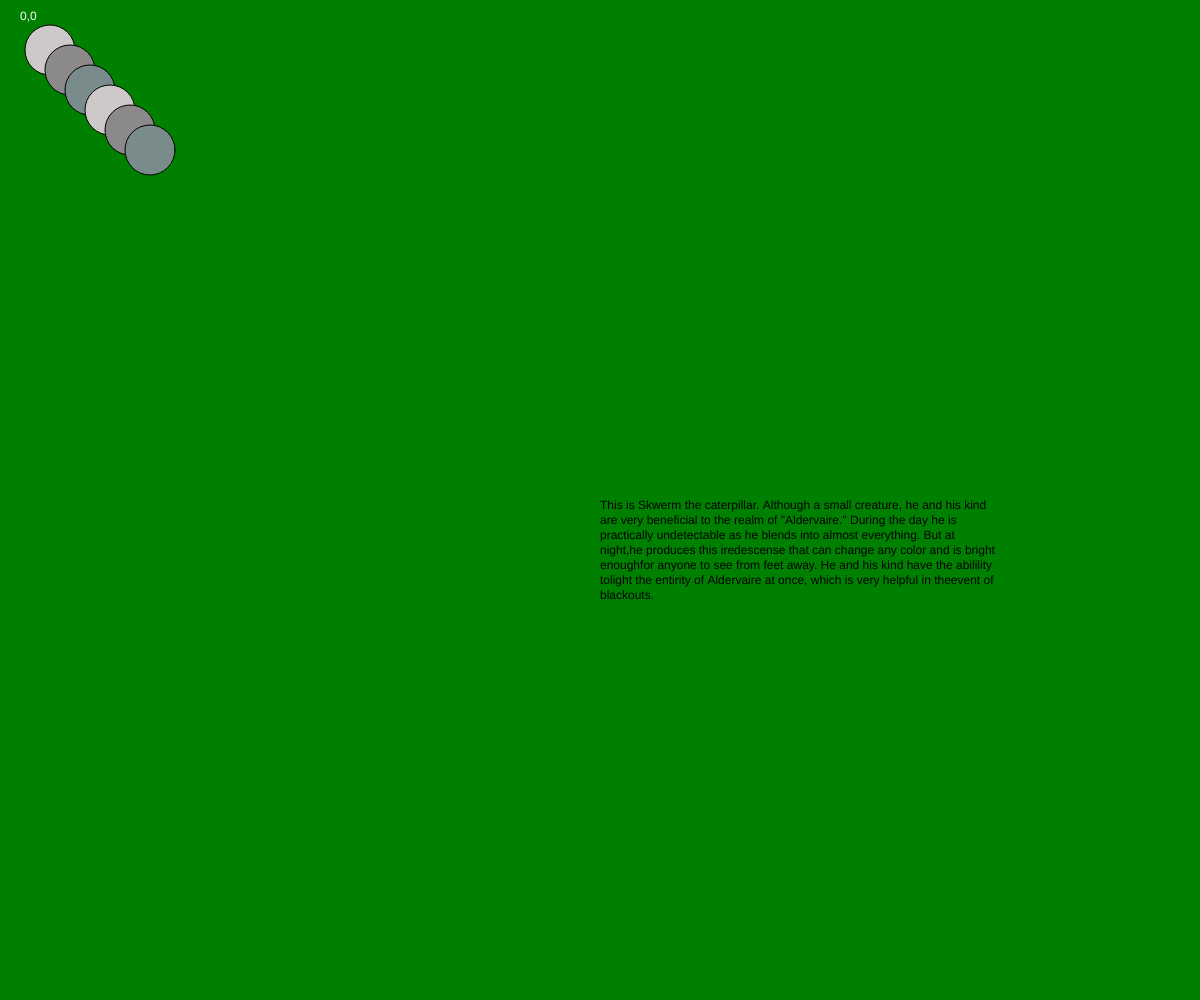
Frame 1 (no input)
Frame 60 (no input): identical to frame 1, image omitted
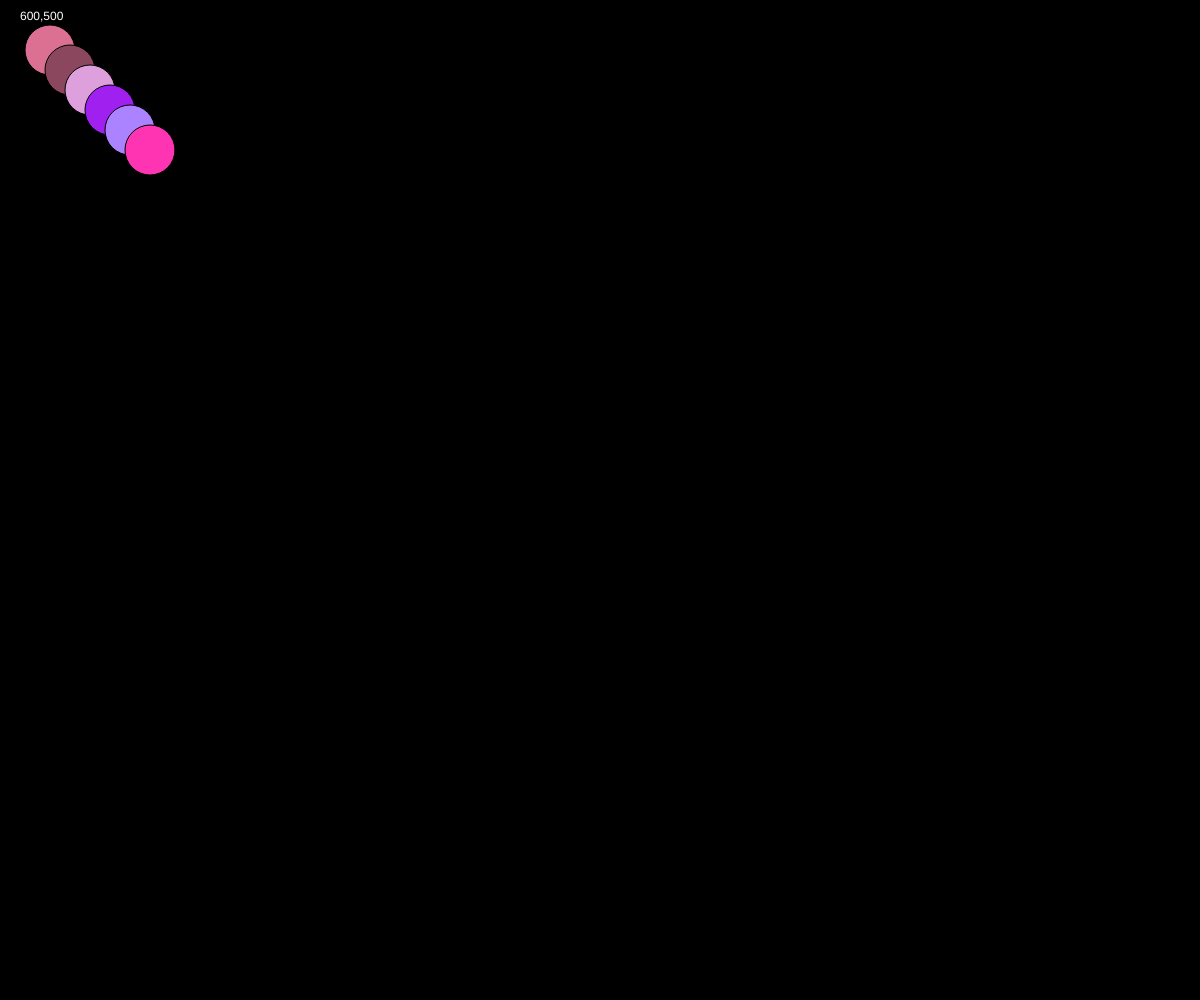
Frame 120 (the mouse pressed at the canvas centre since frame 60)

The p5.js sketch that drew these frames (run headless with seeded random() and noise() and a simulated clock; from frame 60 on, the mouse is pressed at the canvas centre):

// p5.js sketch
// ── sketch.js
function setup() {

  // put setup code here

  createCanvas(windowWidth, windowHeight);

  //textAlign(Center);

}



function draw() {

  background('Green');

  fill(0);



text('This is Skwerm the caterpillar. Although a small creature, he and his kind \
  are very beneficial to the realm of \"Aldervaire.\" During the day he is \
practically undetectable as he blends into almost everything. But at night,\
he produces this iredescense that can change any color and is bright enough\
for anyone to see from feet away. He and his kind have the abilility to\
light the entirity of Aldervaire at once, which is very helpful in the\
event of blackouts.', width/2, height/2, 400, 900);



if(mouseIsPressed){

  background('Black');

  fill(0);



  fill(219, 112, 147);

  ellipse(50, 50, 50, 50);



  fill(139, 71, 93);

  ellipse(70, 70, 50, 50);



  fill(221, 160, 221);

  ellipse(90, 90, 50, 50);



  fill(160, 32, 240);

  ellipse(110, 110, 50, 50);



  fill(171, 130, 255);

  ellipse(130, 130, 50, 50);



  fill(255, 52, 179);

  ellipse(150, 150, 50, 50);



}else{

  //fill(255, 250, 250);

//  rect(460,380,200,40);

fill(205, 201, 201);

ellipse(50, 50, 50, 50);



fill(139, 137, 137);

ellipse(70, 70, 50, 50);



fill(122, 139, 139);

ellipse(90, 90, 50, 50);



fill(205, 201, 201);

ellipse(110, 110, 50, 50);



fill(139, 137, 137);

ellipse(130, 130, 50, 50);



fill(122, 139, 139);

ellipse(150, 150, 50, 50);

}

fill(255);

text(mouseX + ',' + mouseY, 20, 20);



function mouseReleased() {

  console.log(mouseX + ', ' + mouseY);

}

}
